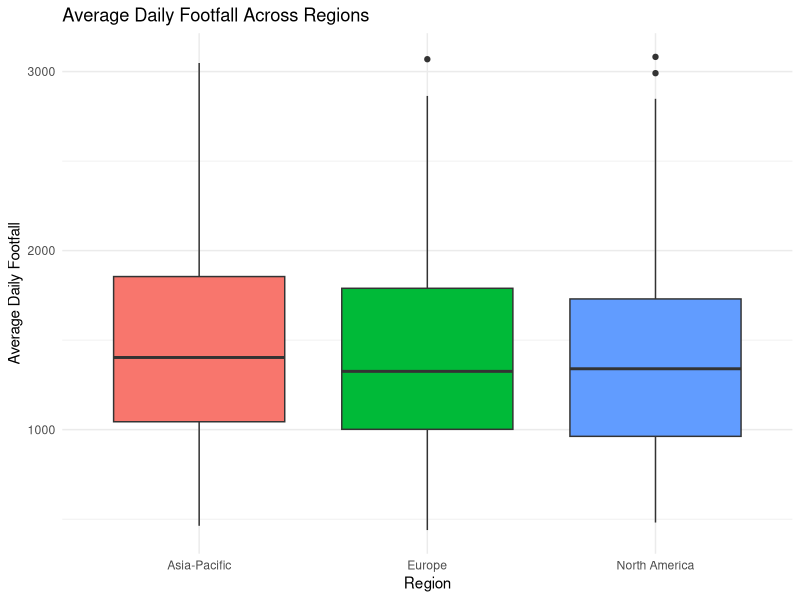

This chart was generated by the following R code:
library (dplyr)
library(car)
library(ggplot2)
setwd("~/Desktop/MIS7700 Group 4 Project")
data = read.csv("MIS7700 PopUp Cleaned Dataset.csv", head = TRUE, sep = ",")

###Creating subset with the 3 required regions 
regions_data = subset(data, region %in% c("Asia-Pacific", "Europe", "North America"))
regions_data$region = as.factor(regions_data$region)
table(regions_data$region)

###Shapiro test on the regions sample average daily footfall variable 
shapiro.test(regions_data$avg_daily_footfall)

###Transforming average daily footfall variable with log 
data[,'avg_daily_footfall_log'] = NA
for(i in 1:nrow(data))
{
  data$avg_daily_footfall_log[i] = log(data$avg_daily_footfall[i])
}

###Shapiro test on the regions sample transformed average daily footfall variable 
regions_data2 = subset(data, region %in% c("Asia-Pacific", "Europe", "North America"))
shapiro.test(regions_data2$avg_daily_footfall_log)

###Levene's test on regions sample untransformed average daily footfall variable 
leveneTest(avg_daily_footfall~region, data = regions_data)

###Kruskal Wallis rank sum test on regions sample untransformed average daily footfall variable 
kruskal.test(avg_daily_footfall~region, data = regions_data)

###Boxplot visualization of regions sample untransformed average daily footfall variable 
ggplot(regions_data, aes(x = region, y = avg_daily_footfall, fill = region)) +
  geom_boxplot() +
  labs(title = "Average Daily Footfall Across Regions",
       x = "Region",
       y = "Average Daily Footfall") +
  theme_minimal() +
  theme(legend.position = "none")


